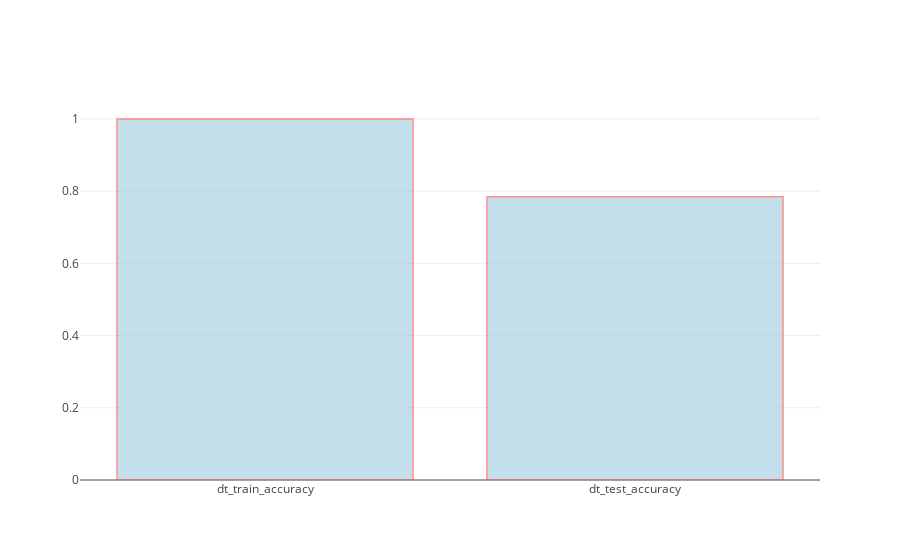

Notebook cell for this chart:
### Code cell
data = [go.Bar(
            x=["dt_train_accuracy","dt_test_accuracy"],
            y=[dt_train_accuracy,dt_test_accuracy],
            marker=dict(color='rgb(158,202,225)',
            line=dict(color='rgba(254, 69, 62, 1)',
            width=1.5),
        ),
    opacity=0.6
    )]

iplot(data, filename='text-hover-bar')

### Figure 1 — Plotly figure (JSON) as saved in the notebook; plotly's stock layout.template omitted (floating-point values rounded to 4 significant figures)
{"data": [{"marker": {"color": "rgb(158,202,225)", "line": {"color": "rgba(254, 69, 62, 1)", "width": 1.5}}, "opacity": 0.6, "type": "bar", "uid": "a649e63a-4114-11e9-8c59-2816ad271347", "x": ["dt_train_accuracy", "dt_test_accuracy"], "y": [1, 0.7849]}], "layout": {}}
